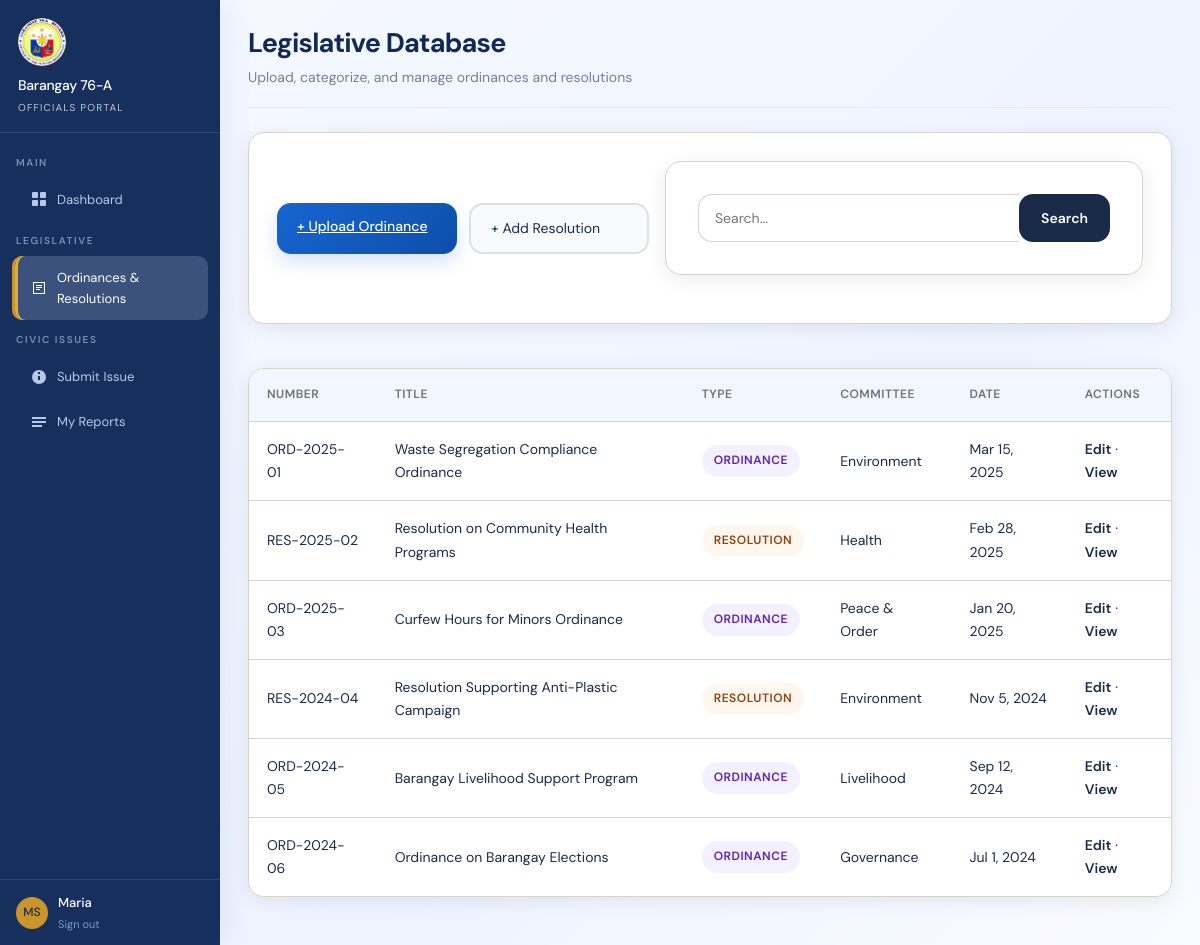
/legislation.php (signed in), run on the app's committed database.
### tables this page shows
CREATE TABLE IF NOT EXISTS users (
    id INT AUTO_INCREMENT PRIMARY KEY,
    full_name VARCHAR(150) NOT NULL,
    birthdate DATE DEFAULT NULL,
    email VARCHAR(150) NOT NULL UNIQUE,
    password_hash VARCHAR(255) NOT NULL,
    role ENUM('resident','official','admin') NOT NULL DEFAULT 'resident',
    committee VARCHAR(100) DEFAULT NULL,
    position VARCHAR(120) DEFAULT NULL,
    phone VARCHAR(40) DEFAULT NULL,
    residency_verified TINYINT(1) DEFAULT 0,
    rejection_reason VARCHAR(255) DEFAULT NULL,
    address VARCHAR(255) DEFAULT NULL,
    identification VARCHAR(255) DEFAULT NULL,
    photo_path VARCHAR(255) DEFAULT NULL,
    created_at DATETIME DEFAULT CURRENT_TIMESTAMP
);

CREATE TABLE IF NOT EXISTS legislation (
    id INT AUTO_INCREMENT PRIMARY KEY,
    title VARCHAR(250) NOT NULL,
    type ENUM('Ordinance', 'Resolution') NOT NULL DEFAULT 'Ordinance',
    category VARCHAR(100) NOT NULL,
    description TEXT NOT NULL,
    document_image_path VARCHAR(255) DEFAULT NULL,
    status VARCHAR(100) DEFAULT 'Active',
    published_date DATE NOT NULL,
    created_at DATETIME DEFAULT CURRENT_TIMESTAMP
);

### config.php (called while the page is built, shortened)
<?php
$DB_HOST = 'localhost';
$DB_NAME = 'barangay_system';
$DB_USER = 'root';
$DB_PASS = '';
try {
    $db = new PDO("mysql:host=$DB_HOST;dbname=$DB_NAME;charset=utf8mb4", $DB_USER, $DB_PASS);
    $db->setAttribute(PDO::ATTR_ERRMODE, PDO::ERRMODE_EXCEPTION);
    $db->exec("CREATE TABLE IF NOT EXISTS issue_updates (
        id INT AUTO_INCREMENT PRIMARY KEY,
        issue_id INT NOT NULL,
        user_id INT NOT NULL,
        status ENUM('Open', 'In Progress', 'Resolved') NOT NULL,
        notes TEXT DEFAULT NULL,
        photo_path VARCHAR(255) DEFAULT NULL,
        created_at DATETIME DEFAULT CURRENT_TIMESTAMP,
        KEY idx_issue_id (issue_id),
        KEY idx_user_id (user_id)
    ) ENGINE=InnoDB DEFAULT CHARSET=utf8mb4 COLLATE=utf8mb4_unicode_ci");
    $db->exec("CREATE TABLE IF NOT EXISTS residents (
        resident_id INT AUTO_INCREMENT PRIMARY KEY,
        name VARCHAR(150) NOT NULL,
        contact_number VARCHAR(40) NOT NULL,
        age TINYINT UNSIGNED NOT NULL,
        created_at DATETIME DEFAULT CURRENT_TIMESTAMP,
        UNIQUE KEY uq_resident_name (name),
        KEY idx_resident_name (name)
    ) ENGINE=InnoDB DEFAULT CHARSET=utf8mb4 COLLATE=utf8mb4_unicode_ci");
    $db->exec("CREATE TABLE IF NOT EXISTS certificate_requests (
        request_id INT AUTO_INCREMENT PRIMARY KEY,
        resident_id INT NOT NULL,
        purpose VARCHAR(255) NOT NULL,
        full_name VARCHAR(150) NOT NULL,
        birthdate DATE DEFAULT NULL,
        address VARCHAR(255) NOT NULL,
        civil_status VARCHAR(50) DEFAULT NULL,
        phone VARCHAR(40) DEFAULT NULL,
        valid_id_path VARCHAR(255) DEFAULT NULL,
        claim_method ENUM('pickup', 'digital') NOT NULL DEFAULT 'pickup',
        status ENUM('Pending', 'Processing', 'Ready for Pick-up', 'Released', 'Rejected') NOT NULL DEFAULT 'Pending',
        notes TEXT DEFAULT NULL,
        requested_at DATETIME NOT NULL DEFAULT CURRENT_TIMESTAMP,
        release_date DATETIME DEFAULT NULL,
        digital_generated_at DATETIME DEFAULT NULL,
        processed_by INT DEFAULT NULL,
        FOREIGN KEY (resident_id) REFERENCES users(id) ON DELETE CASCADE,
        FOREIGN KEY (processed_by) REFERENCES users(id) ON DELETE SET NULL,
        KEY idx_certificate_resident (resident_id),
        KEY idx_certificate_status (status)
    ) ENGINE=InnoDB DEFAULT CHARSET=utf8mb4 COLLATE=utf8mb4_unicode_ci");
    foreach ([
        'claim_method' => "ENUM('pickup', 'digital') NOT NULL DEFAULT 'pickup' AFTER valid_id_path",
        'digital_generated_at' => 'DATETIME DEFAULT NULL AFTER release_date'
    ] as $column => $definition) {
        try {
            $db->exec("ALTER TABLE certificate_requests ADD COLUMN {$column} {$definition}");
        } catch (PDOException $e) {
            if (($e->errorInfo[1] ?? null) !== 1060) {
                throw $e;
            }
        }
    }
    foreach ([
        'birthdate' => 'DATE DEFAULT NULL AFTER full_name',
        'position' => 'VARCHAR(120) DEFAULT NULL AFTER committee',
        'phone' => 'VARCHAR(40) DEFAULT NULL AFTER position',
        'photo_path' => 'VARCHAR(255) DEFAULT NULL AFTER identification',
        'rejection_reason' => 'VARCHAR(255) DEFAULT NULL AFTER residency_verified'
    ] as $column => $definition) {
        try {
            $db->exec("ALTER TABLE users ADD COLUMN {$column} {$definition}");
        } catch (PDOException $e) {
            if (($e->errorInfo[1] ?? null) !== 1060) {
                throw $e;
            }
        }
    }
    try {
        $db->exec("ALTER TABLE legislation ADD COLUMN document_image_path VARCHAR(255) DEFAULT NULL AFTER description");
    } catch (PDOException $e) {
        if (($e->errorInfo[1] ?? null) !== 1060) {
            throw $e;
        }
    }
    $db->exec("UPDATE legislation SET document_image_path = CASE title
        WHEN 'Curfew Hours for Minors Ordinance' THEN 'assets/uploads/legislation/curfew.jpg'
        WHEN 'Barangay Livelihood Support Program' THEN 'assets/uploads/legislation/livelihood.png'
        WHEN 'Waste Segregation Compliance Ordinance' THEN 'assets/uploads/legislation/waste.jpg'
        ELSE document_image_path
    END
    WHERE title IN ('Curfew Hours for Minors Ordinance', 'Barangay Livelihood Support Program', 'Waste Segregation Compliance Ordinance')
      AND (document_image_path IS NULL OR document_image_path = '')");
    $db->exec("UPDATE users SET
        position = CASE email
            WHEN 'maria.santos@barangay.gov' THEN 'Barangay Captain'
            WHEN 'roberto.cruz@barangay.gov' THEN 'Committee Chairperson'
            WHEN 'luz.peralta@barangay.gov' THEN 'Committee Chairperson'
            WHEN 'carlos.mendoza@barangay.gov' THEN 'Committee Chairperson'
            WHEN 'elena.fernandez@barangay.gov' THEN 'Committee Chairperson'
            WHEN 'david.santos@barangay.gov' THEN 'Committee Chairperson'
            WHEN 'susan.morales@barangay.gov' THEN 'Committee Chairperson'
            ELSE COALESCE(position, 'Barangay Official')
        END,
        phone = COALESCE(NULLIF(phone, ''), 'Contact through Barangay Hall'),
        address = COALESCE(NULLIF(address, ''), 'Barangay Hall, Barangay 76-A')
        WHERE role = 'official'");
} catch (PDOException $e) {
    die('Database connection failed: ' . $e->getMessage());
}
function currentUser() {
    $user = $_SESSION['user'];
    global $db;
    try {
        $stmt = $db->prepare('SELECT * FROM users WHERE id = ? LIMIT 1');
        $stmt->execute([$user['id']]);
        $freshUser = $stmt->fetch(PDO::FETCH_ASSOC);
        if ($freshUser) {
            return $freshUser;
        }
    } catch (Throwable $e) {
        return $user;
    }
    return $user;
}
function requireRole($roles = []) {
    $user = currentUser();
}

### legislation.php (the view, shortened to what this page needs)
<?php
require_once 'config.php';
requireRole(['resident','official','admin']);
$user = currentUser();
$search = trim($_GET['q'] ?? '');
$isResident = $user['role'] === 'resident';
$sql = 'SELECT * FROM legislation WHERE 1=1';
$params = [];
$sql .= ' ORDER BY published_date DESC';
$stmt = $db->prepare($sql);
$stmt->execute($params);
$records = $stmt->fetchAll(PDO::FETCH_ASSOC);
$portalType = $user['role'] === 'resident' ? 'Resident Portal' : 'Officials Portal';
?>
<!DOCTYPE html>
<html lang="en">
<head>
    <link rel="stylesheet" href="assets/css/style.css?v=20260909-logo">
</head>
<body style="display:flex;min-height:100vh;">
<div class="sidebar" id="sb-legis">
  <div class="sidebar-brand">
    <div class="sb-seal">⚖</div>
    <div class="sb-name">Barangay 76-A</div>
    <div class="sb-role"><?= $portalType ?></div>
  </div>
  <nav class="sidebar-nav">
    <div class="nav-section">Main</div>
    <div class="nav-item" onclick="location.href='resident_dashboard.php'">
      <svg class="nav-icon" width="16" height="16" viewBox="0 0 16 16" fill="currentColor"><rect x="1" y="1" width="6" height="6" rx="1"/><rect x="9" y="1" width="6" height="6" rx="1"/><rect x="1" y="9" width="6" height="6" rx="1"/><rect x="9" y="9" width="6" height="6" rx="1"/></svg>
      Dashboard
    </div>
    <div class="nav-section">Legislative</div>
    <div class="nav-item active">
      <svg class="nav-icon" width="16" height="16" viewBox="0 0 16 16" fill="currentColor"><path d="M2 2h12v12H2V2zm1 1v10h10V3H3zm2 2h6v1H5V5zm0 2h6v1H5V7zm0 2h4v1H5V9z"/></svg>
      Ordinances & Resolutions
    </div>
    <div class="nav-section">Civic Issues</div>
    <div class="nav-item" onclick="location.href='report_issue.php'">
      <svg class="nav-icon" width="16" height="16" viewBox="0 0 16 16" fill="currentColor"><path d="M8 1a7 7 0 100 14A7 7 0 008 1zm1 10H7V7h2v4zm0-6H7V3h2v2z"/></svg>
      Submit Issue
    </div>
    <div class="nav-item" onclick="location.href='issue_status.php'">
      <svg class="nav-icon" width="16" height="16" viewBox="0 0 16 16" fill="currentColor"><path d="M1 3h14v2H1V3zm0 4h14v2H1V7zm0 4h10v2H1v-2z"/></svg>
      My Reports
    </div>
  </nav>
  <div class="sidebar-footer">
    <div class="sb-user">
      <div class="sb-avatar"><?= strtoupper(substr($user['full_name'], 0, 1)) . strtoupper(substr($user['full_name'], strpos($user['full_name'], ' ') + 1, 1)) ?></div>
      <div>
        <div class="sb-uname"><?= htmlspecialchars(explode(' ', $user['full_name'])[0]) ?></div>
        <div class="sb-logout" onclick="location.href='logout.php'">Sign out</div>
      </div>
    </div>
  </div>
</div>
<div class="main" style="flex:1; padding:28px;">
  <div class="page-header">
    <h1 class="page-title">Legislative Database</h1>
    <p class="page-sub">Upload, categorize, and manage ordinances and resolutions</p>
  </div>
  <div class="legislation-actions">
    <div class="card action-card">
      <div class="action-card-row">
        <?php if (!$isResident): ?>
          <div class="action-buttons">
            <a href="upload_ordinance.php" class="btn-primary">+ Upload Ordinance</a>
            <a href="add_resolution.php" class="btn-secondary">+ Add Resolution</a>
          </div>
        <?php endif; ?>
        <form method="get" class="table-actions" style="flex:1;min-width:0;">
          <input type="search" name="q" placeholder="Search..." class="search-input" value="<?= htmlspecialchars($search) ?>" />
          <button type="submit" class="search-btn">Search</button>
        </form>
      </div>
    </div>
  </div>
  <div class="card" style="padding:0;overflow:hidden;">
    <?php if (empty($records)): ?>
      <div class="card" style="padding:32px;margin:0;border-radius:0;">
        <p style="margin:0;color:var(--muted);">No legislation records found.</p>
      </div>
    <?php else: ?>
      <div class="overflow-table">
        <table class="data-table" style="margin:0;border:none;">
          <thead>
            <tr>
              <th>NUMBER</th>
              <th>TITLE</th>
              <th>TYPE</th>
              <th>COMMITTEE</th>
              <th>DATE</th>
              <th>ACTIONS</th>
            </tr>
          </thead>
          <tbody>
            <?php foreach ($records as $record): ?>
              <?php
                $code = $record['type'] === 'Resolution' ? 'RES' : 'ORD';
                $year = date('Y', strtotime($record['published_date']));
                $idCode = sprintf('%s-%s-%02d', $code, $year, $record['id']);
              ?>
              <tr>
                <td><?= htmlspecialchars($idCode) ?></td>
                <td><?= htmlspecialchars($record['title']) ?></td>
                <td><span class="badge <?= $record['type'] === 'Ordinance' ? 'badge-ordinance' : 'badge-resolution' ?>"><?= htmlspecialchars($record['type']) ?></span></td>
                <td><?= htmlspecialchars($record['category'] ?: 'General') ?></td>
                <td><?= date('M j, Y', strtotime($record['published_date'])) ?></td>
                <td>
                  <?php if (!$isResident): ?>
                    <a href="edit_legislation.php?id=<?= $record['id'] ?>" style="color:var(--navy);font-weight:600;text-decoration:none;">Edit</a> ·
                  <?php endif; ?>
                  <a href="view_legislation.php?id=<?= $record['id'] ?>" style="color:var(--navy);font-weight:600;text-decoration:none;">View</a><?php if ($user['role'] === 'admin'): ?>
                    · <form method="post" style="display:inline;margin:0;" onsubmit="return confirm('Remove this <?= htmlspecialchars(strtolower($record['type']), ENT_QUOTES) ?> from the legislative database?');">
                      <input type="hidden" name="action" value="remove_legislation">
                      <input type="hidden" name="legislation_id" value="<?= (int)$record['id'] ?>">
                      <button type="submit" class="table-remove-action">Remove</button>
                    </form>
                  <?php endif; ?>
                </td>
              </tr>
            <?php endforeach; ?>
          </tbody>
        </table>
      </div>
    <?php endif; ?>
  </div>
</div>
</body>
</html>

### data on the page
users: role "OFFICIALS PORTAL", full_name "M", full_name "S", full_name "Maria"
legislation: idCode "ORD-2025-01", title "Waste Segregation Compliance Ordinance", type "ORDINANCE", category "Environment", published_date "Mar 15, 2025"
legislation: idCode "RES-2025-02", title "Resolution on Community Health Programs", type "RESOLUTION", category "Health", published_date "Feb 28, 2025"
legislation: idCode "ORD-2025-03", title "Curfew Hours for Minors Ordinance", type "ORDINANCE", category "Peace & Order", published_date "Jan 20, 2025"
legislation: idCode "RES-2024-04", title "Resolution Supporting Anti-Plastic Campaign", type "RESOLUTION", category "Environment", published_date "Nov 5, 2024"
legislation: idCode "ORD-2024-05", title "Barangay Livelihood Support Program", type "ORDINANCE", category "Livelihood", published_date "Sep 12, 2024"
legislation: idCode "ORD-2024-06", title "Ordinance on Barangay Elections", type "ORDINANCE", category "Governance", published_date "Jul 1, 2024"
